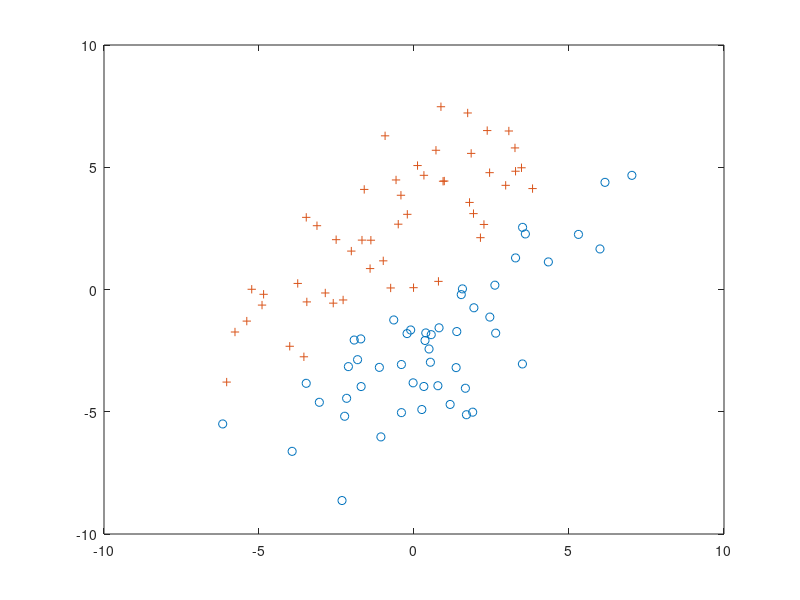

Write MATLAB code to recreate this figure.
%generovanie dat, tento kus kodu ste mi poslali  vy 
n = 2;
randn('state',2);
N = 50; M = 50;
Y = [1.5+0.9*randn(1,0.6*N), 1.5+0.7*randn(1,0.4*N);
     2*(randn(1,0.6*N)+1), 2*(randn(1,0.4*N)-1)];
X = [-1.5+0.9*randn(1,0.6*M),  -1.5+0.7*randn(1,0.4*M);
      2*(randn(1,0.6*M)-1), 2*(randn(1,0.4*M)+1)];
T = [-1 1; 1 1];
Y = T*Y;  X = T*X; 

%vykreslenie dat
plot(X(1,:),X(2,:),'o')
hold on
plot(Y(1,:),Y(2,:),'+')
